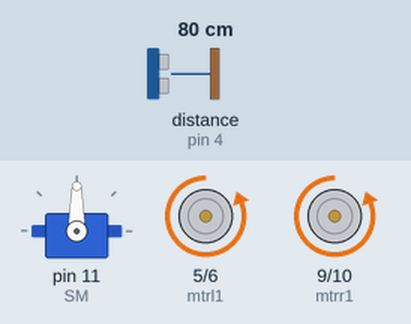
Recording of a sketch running on a simulated Arduino Uno, built with avr-gcc and run on an emulated ATmega328P. Parts: servo, motor-driver pin pairs drawn as motors (green arrow = first pin HIGH = forward, orange = second pin HIGH = backward, longer = more drive). Wiring (inferred from the names in the program): ultrasonic range finder: trigger pin 3; echo pin 4. The test bench sets the inputs (shaded band); at power-on: distance to the obstacle (sensor on pin 4) 80 cm. The echo pulse lasts 58.3 µs per cm.

Above: at 4.2 s.
4.3 s: distance to the obstacle (sensor on pin 4) set to 24 cm
5.8 s: distance to the obstacle (sensor on pin 4) set to 20 cm
At 7.2 s:
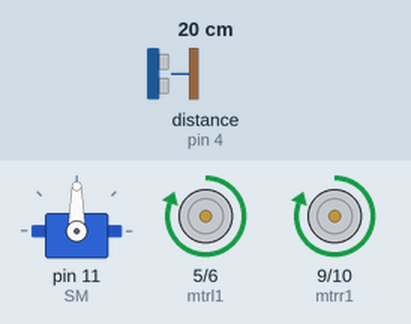
8.8 s: distance to the obstacle (sensor on pin 4) set to 35 cm
At 11.2 s:
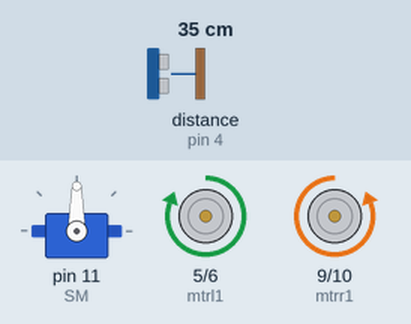
11.8 s: distance to the obstacle (sensor on pin 4) set to 2 cm
At 14.7 s:
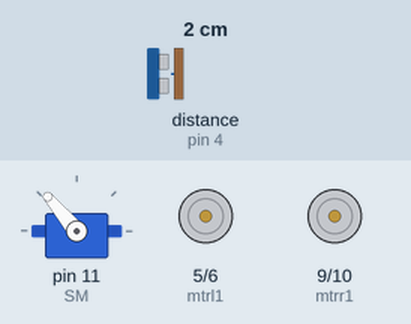
14.8 s: distance to the obstacle (sensor on pin 4) set to 60 cm
Timing chart, 0 to 18.8 s (numbered marks = the images above; inputs shaded):
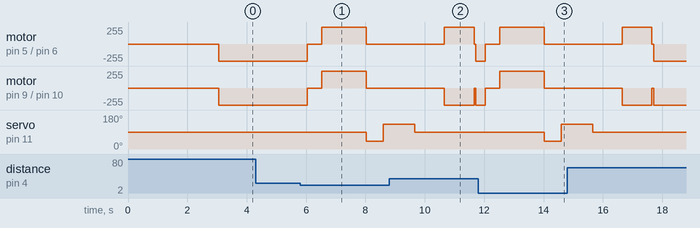

The sketch:

code.ino
```cpp
#include<Servo.h>
Servo SM;
int mtrr1=9;
int mtrr2=10;
int mtrl1=5;
int mtrl2=6;

int trigpin=3;
int echo=4;

void setup() {
pinMode(mtrr1, OUTPUT);
pinMode(mtrr2,OUTPUT);
pinMode(mtrl1, OUTPUT);
pinMode(mtrl2,OUTPUT);
pinMode(trigpin, OUTPUT);
pinMode(echo, INPUT);
  SM.attach(11);
  SM.write(90);
  delay(3000);


}
int distance;
void loop() {
  findDistance() ;

  if (distance > 20) {
    forward();
  } else {
    delay(60);
    findDistance();
    if (distance > 20) {
      forward();
    } else {
      Stop();
      delay(500);
      backward();
      delay(1500);
      Stop();
      SM.write(40);
      delay(500);
      findDistance();
      if (distance>20){
        SM.write(90);
        delay(1000);
        rightward();
        delay(1000);
        Stop();
      }else{
        SM.write(130);
        delay(1000);
        findDistance();
        if (distance>20){
          SM.write(90);
          delay(1000);
          leftward();
          delay(1000);
          Stop();
        }else{
          SM.write(90);
          delay(1000);
          rightward();
          delay(1500);
          Stop();

        }
      }
    }
  }
}
void forward() {
  digitalWrite(mtrr1,LOW);
   digitalWrite(mtrr2,HIGH);
   digitalWrite(mtrl1,LOW);
   digitalWrite(mtrl2,HIGH);
}
void backward() {
  digitalWrite(mtrr1,HIGH);
   digitalWrite(mtrr2,LOW);
   digitalWrite(mtrl1,HIGH);
   digitalWrite(mtrl2,LOW);
}
void leftward() {
  digitalWrite(mtrr1,LOW);
   digitalWrite(mtrr2,HIGH);
   digitalWrite(mtrl1,HIGH);
   digitalWrite(mtrl2,LOW);
}
void rightward() {
  digitalWrite(mtrr1,HIGH);
   digitalWrite(mtrr2,LOW);
   digitalWrite(mtrl1,LOW);
   digitalWrite(mtrl2,HIGH);
}
void Stop() {
  digitalWrite(mtrr1,LOW);
   digitalWrite(mtrr2,LOW);
   digitalWrite(mtrl1,LOW);
   digitalWrite(mtrl2,LOW);
}

void findDistance() {
  int duration;
  digitalWrite(trigpin, HIGH);
  delayMicroseconds(10);
  digitalWrite(trigpin, LOW);

  duration = pulseIn(echo, HIGH);
  distance = (1 / 29.1) * (duration / 2);
  delay(60);

}
```

Measured:
- the behaviour switches between 22 and 21 cm on distance to the obstacle (sensor on pin 4) (found by bisection; images 0 and 1)
- after the input at 4.3 s, every drawn part: stays the same
- after the input at 5.8 s, motor on pin 5 (mtrl1) / pin 6 (mtrl2), motor on pin 9 (mtrr1) / pin 10 (mtrr2): backward 255/255 → stopped after 0.24 s, → forward 255/255 0.50 s later, → stopped 1.5 s later; servo on pin 11 (SM): 90° → 40° after 2.2 s, → 130° 0.56 s later
- after the input at 8.8 s, motor on pin 5 (mtrl1) / pin 6 (mtrl2): stopped → forward 255/255 after 1.9 s, → stopped 1.0 s later, → backward 255/255 0.06 s later; motor on pin 9 (mtrr1) / pin 10 (mtrr2): stopped → backward 255/255 after 1.9 s, → stopped 1.0 s later, → backward 255/255 0.06 s later
- after the input at 11.8 s, motor on pin 5 (mtrl1) / pin 6 (mtrl2), motor on pin 9 (mtrr1) / pin 10 (mtrr2): backward 255/255 → stopped after 0.23 s, → forward 255/255 0.50 s later, → stopped 1.5 s later; servo on pin 11 (SM): 90° → 40° after 2.2 s, → 130° 0.56 s later
